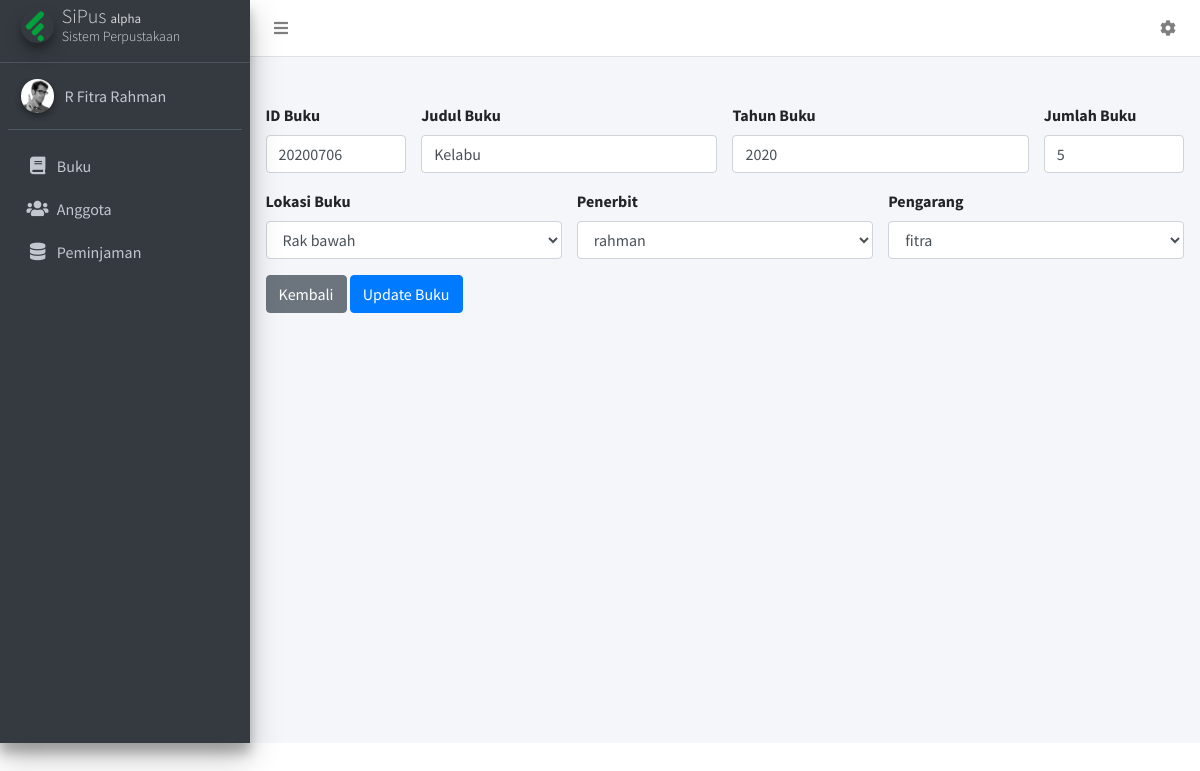
/buku/edit/20200706, run on the app's committed database.
### tables this page shows
CREATE TABLE `buku` (
  `id` varchar(20) NOT NULL,
  `judul_buku` varchar(20) NOT NULL,
  `tahun_buku` int(10) NOT NULL,
  `penerbit_id` varchar(20) NOT NULL,
  `pengarang_id` varchar(20) NOT NULL,
  `rak_id` varchar(20) NOT NULL,
  `jumlah_buku` int(100) NOT NULL,
  `tanggal_pengadaan` date DEFAULT NULL
);

### application/controllers/Buku.php (called while the page is built, shortened)
<?php
class buku extends CI_Controller {
    public function edit($id)
    {
        $data['raks'] = $this->db->get('rak')->result();
        $data['pengarangs'] = $this->db->get('pengarang')->result();
        $data['penerbits'] = $this->db->get('penerbit')->result();
        $data['buku'] = $this->db
        ->select('
                buku.id,
                buku.judul_buku,
                buku.tahun_buku,
                buku.jumlah_buku,
                penerbit.id as penerbit,
                pengarang.id as pengarang,
                rak.id as rak
                ')
        ->from('buku')
        ->where('buku.id',$id)
        ->join('penerbit','penerbit.id = buku.penerbit_id')
        ->join('pengarang','pengarang.id = buku.pengarang_id')
        ->join('rak','rak.id = buku.rak_id')
        ->get()
        ->result()[0];
        $this->load->view('templates/header');
        $this->load->view('pages/buku/edit',$data);
        $this->load->view('templates/footer');
    }
}

### index.php (called while the page is built, shortened)
<?php
require_once BASEPATH.'core/CodeIgniter.php';

### application/views/pages/buku/edit.php (the view)
<form class="mt-3" action="<?= base_url('buku/update/') . $buku->id ?>" method="POST">
    <div class="row">
        <div class="col-sm-12 col-md-2">
            <div class="form-group">
                <label for="id">ID Buku</label>
                <input value="<?= $buku->id ?? '' ?>" name="id" type="text" class="form-control" id="id">
            </div>
        </div>
        <div class="col-sm-12 col-md-4">
            <div class="form-group">
                <label for="judul_buku">Judul Buku</label>
                <input value="<?= $buku->judul_buku ?? '' ?>" name="judul_buku" type="text" class="form-control" id="judul_buku">
            </div>
        </div>
        <div class="col-sm-12 col-md-4">
            <div class="form-group">
                <label for="tahun_buku">Tahun Buku</label>
                <input value="<?= $buku->tahun_buku ?? '' ?>" name="tahun_buku" type="number" class="form-control" id="tahun_buku">
            </div>
        </div>
        <div class="col-sm-12 col-md-2">
            <div class="form-group">
                <label for="jumlah_buku">Jumlah Buku</label>
                <input value="<?= $buku->jumlah_buku ?? '' ?>" name="jumlah_buku" type="number" class="form-control" id="jumlah_buku">
            </div>
        </div>
        <div class="col-sm-12 col-md-4">
            <div class="form-group">
                <label for="rak">Lokasi Buku</label>
                <select name="rak_id" class="form-control" id="rak">
                    <?php foreach ($raks as $rak) : ?>
                        <option value="<?= $rak->id ?>" <?= $rak->id == $buku->rak ? 'selected' : '' ?>>
                            <?= $rak->lokasi ?>
                        </option>
                    <?php endforeach ?>
                </select>
            </div>
        </div>
        <div class="col-sm-12 col-md-4">
            <div class="form-group">
                <label for="penerbit">Penerbit</label>
                <select name="penerbit_id" class="form-control" id="penerbit">
                    <?php foreach ($penerbits as $penerbit) : ?>
                        <option value="<?= $penerbit->id ?>" <?= $penerbit->id == $buku->penerbit ? 'selected' : '' ?>><?= $penerbit->nama_penerbit ?></option>
                    <?php endforeach ?>
                </select>
            </div>
        </div>
        <div class="col-sm-12 col-md-4">
            <div class="form-group">
                <label for="pengarang">Pengarang</label>
                <select name="pengarang_id" class="form-control" id="pengarang">
                    <?php foreach ($pengarangs as $pengarang) : ?>
                        <option value="<?= $pengarang->id ?>" <?= $pengarang->id == $buku->pengarang ? 'selected' : '' ?>><?= $pengarang->nama_pengarang ?></option>
                    <?php endforeach ?>
                </select>
            </div>
        </div>
        <div class="col-12">
            <a href="<?= base_url('buku') ?>" class="btn btn-secondary">Kembali</a>
            <button class="btn btn-primary" type="submit">Update Buku</button>
        </div>
    </div>
</form>

### data on the page
buku: id "20200706", judul_buku "Kelabu", tahun_buku "2020", jumlah_buku "5"

### other printed values
form field rak_id "Rak bawah"
form field penerbit_id "rahman"
form field pengarang_id "fitra"
